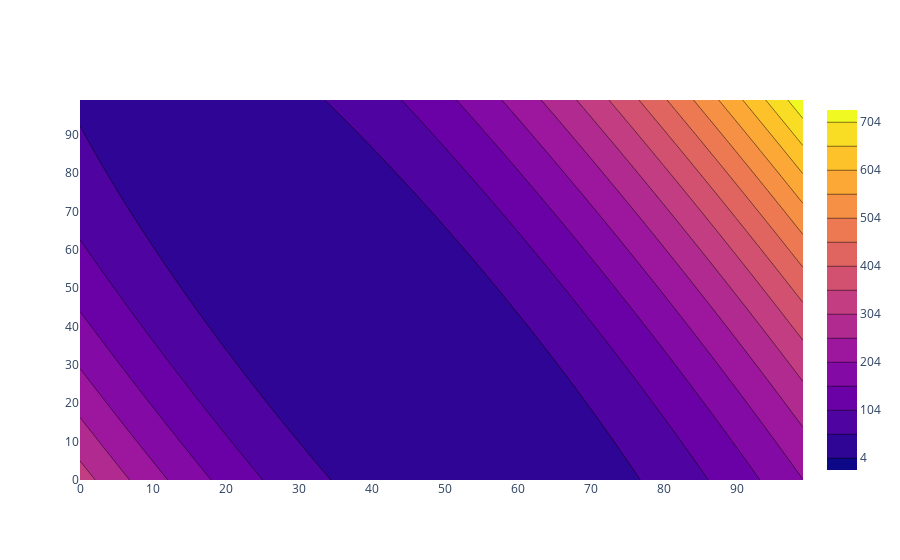

Here is the notebook cell this chart was saved with:
### Code cell
import plotly.graph_objects as go

fig = go.Figure(data =
    go.Contour(
        z=J_vals,
#         x=one, # horizontal axis
#         y=two # vertical axis
        contours=dict(
            start=J_vals.min(),
            end=J_vals.max(),
            size=50,
        )
    ))
fig.show()

### Figure 1 — Plotly figure (JSON) as saved in the notebook; plotly's stock layout.template omitted (floating-point values rounded to 4 significant figures; data arrays with more than 128 entries replaced by an {"elided": "..."} marker saying what was removed)
{"data": [{"contours": {"end": 740.0, "size": 50, "start": 4.48}, "type": "contour", "z": {"elided": "100x100 float values"}}], "layout": {}}
